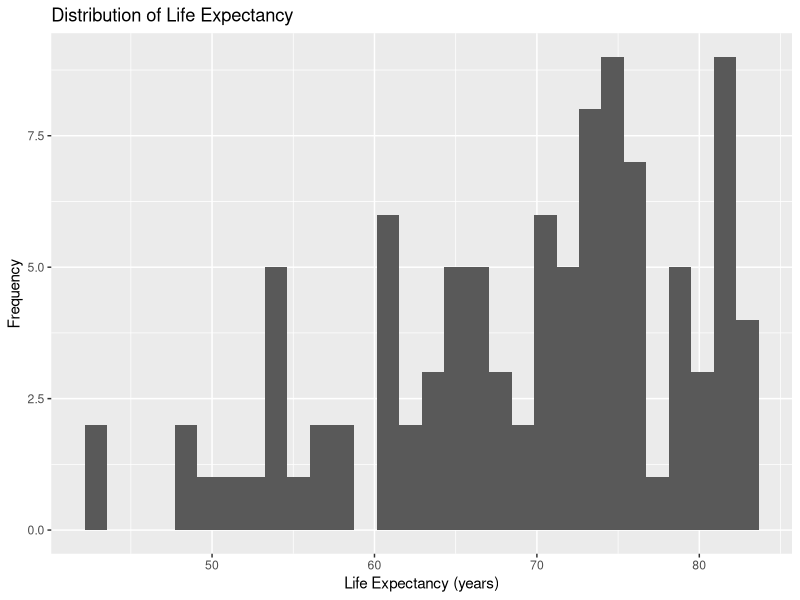
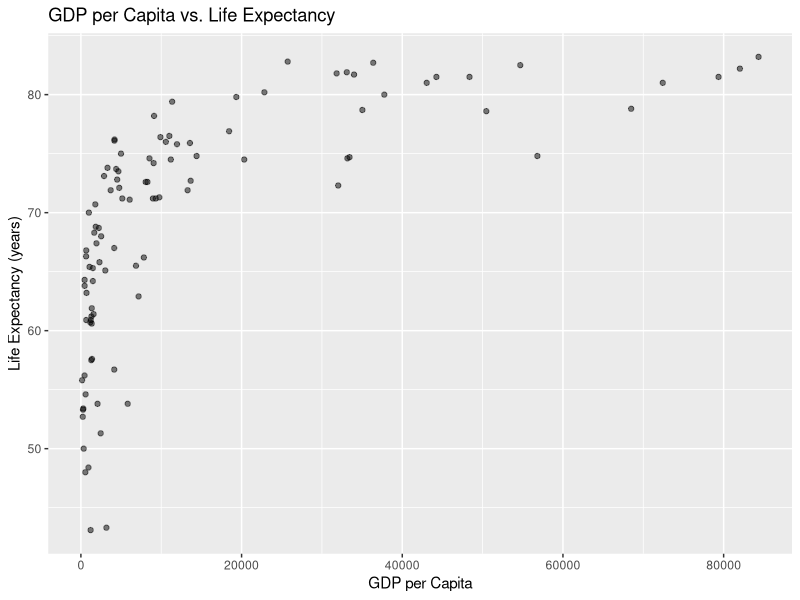
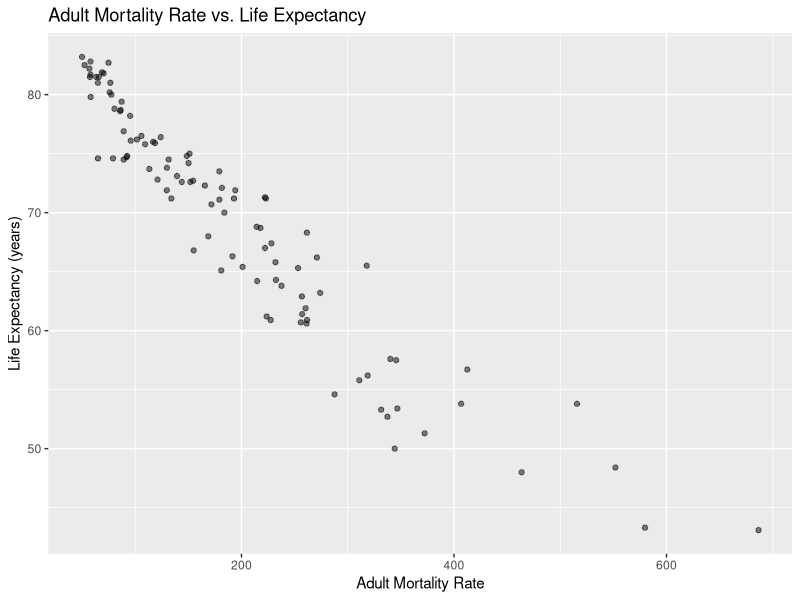
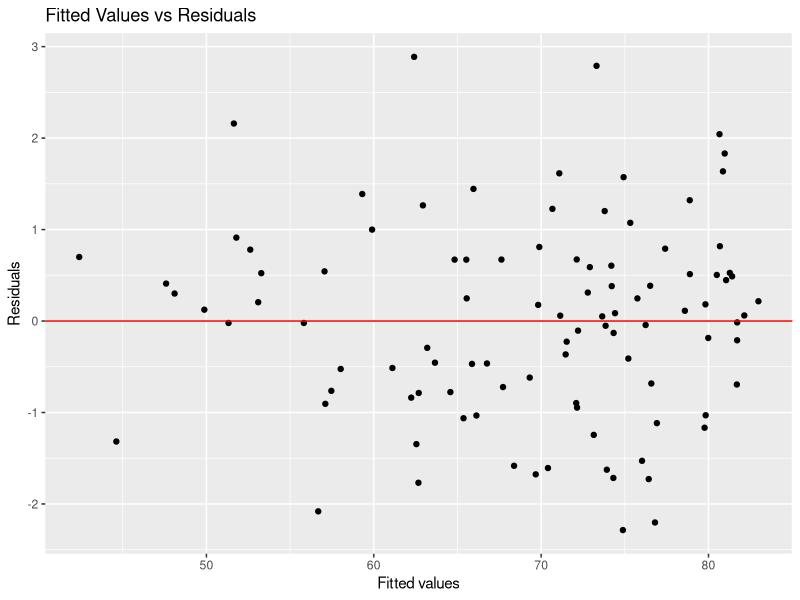
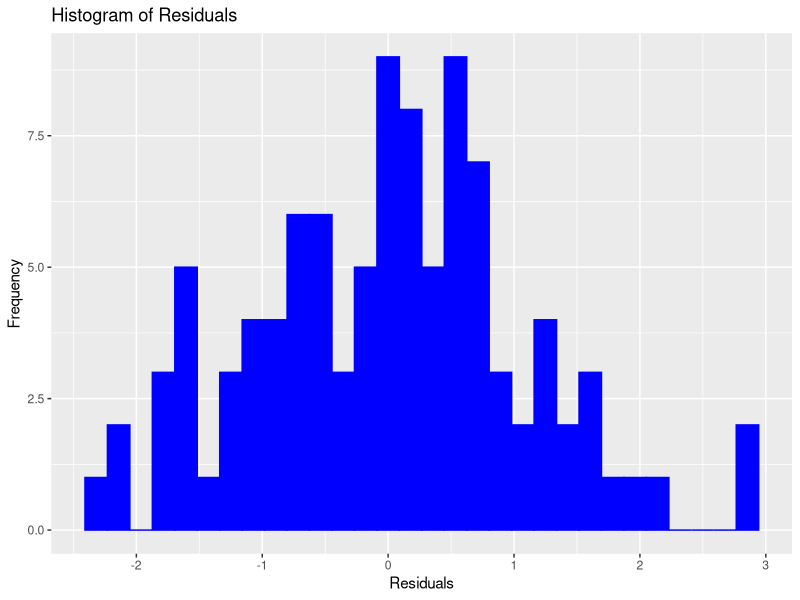

Reproduce these figures in R, in order.
## ---- chunk 1
library(tidyverse)
library(ggplot2)

proj_data <- read.csv("sample_101_Life-Expectancy-Data-Updated.csv") |>
  mutate(Economy_status_Developed = as.factor(Economy_status_Developed))
## ---- chunk 2
library(tidyverse)
library(ggplot2)

ggplot(data = proj_data, mapping = aes(x = Life_expectancy)) + 
  geom_histogram() + labs(title = "Distribution of Life Expectancy", x = "Life Expectancy (years)", y = "Frequency")
## ---- chunk 3
ggplot(data = proj_data, mapping = aes(x = GDP_per_capita, y = Life_expectancy)) +
  geom_point(alpha = 0.5) +
  labs(title = "GDP per Capita vs. Life Expectancy", x = "GDP per Capita", y = "Life Expectancy (years)")
## ---- chunk 4
ggplot(data = proj_data, mapping = aes(x = Adult_mortality, y = Life_expectancy)) +
  geom_point(alpha = 0.5) +
  labs(title = "Adult Mortality Rate vs. Life Expectancy", x = "Adult Mortality Rate", y = "Life Expectancy (years)")
## ---- chunk 5
library(tidyverse)
library(ggplot2)
m1 <- lm(Life_expectancy ~ Year + Infant_deaths + Under_five_deaths + Adult_mortality + Alcohol_consumption + Hepatitis_B + Measles + BMI + Polio + Diphtheria + Incidents_HIV + GDP_per_capita + Population_mln + Thinness_ten_nineteen_years + Thinness_five_nine_years + Schooling + Economy_status_Developed + Region, data = proj_data) 
ggplot(data = proj_data, mapping = aes(x = m1$fitted.values, y = m1$residuals)) + 
  geom_point() + 
  labs(x = "Fitted values", y = "Residuals",
       title = "Fitted Values vs Residuals") + 
  geom_hline(yintercept = 0, color = "red") # add a horizontal red line at 0

ggplot(data = proj_data, mapping = aes(x = m1$residuals)) + 
  geom_histogram(color = "blue",
                 fill = "blue") + 
  labs(x = "Residuals", y = "Frequency",
       title = "Histogram of Residuals")
## ---- chunk 6
m1 <- lm(Life_expectancy ~ Year + Infant_deaths + Under_five_deaths + Adult_mortality + Alcohol_consumption + Hepatitis_B + Measles + BMI + Polio + Diphtheria + Incidents_HIV + GDP_per_capita + Population_mln + Thinness_ten_nineteen_years + Thinness_five_nine_years + Schooling + Economy_status_Developed + Region, data = proj_data) 

library(broom)
linear_regression <- tidy(m1) |>
  select(term, estimate, p.value) |>
  rename(
    Variable = term,
    Estimate = estimate,
    P_value = p.value) |>
  mutate(
    Estimate = round(Estimate, 3),
    P_value = round(P_value, 3))
print(linear_regression)
